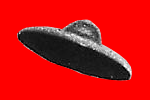
#> input picture images/ufo.bmp, 150 x 100 px
$ python configurate_data.py
#> lines starting #> are read from the running program, lines starting #| are printed output that depends on the picture
import math
import matplotlib.pyplot as plt
import numpy as np
import os
import random

from PIL import Image

import common as c

ufo = ["./images/ufo.bmp"]
sky_files = ["./images/sky/01.JPG",
             "./images/sky/02.JPG",
             "./images/sky/03.JPG",
             "./images/sky/04.JPG",
             "./images/sky/05.JPG",
             "./images/sky/06.JPG",
             "./images/sky/07.JPG",
             "./images/sky/08.JPG",
             "./images/sky/09.JPG",
             "./images/sky/10.JPG"]
test = "./images/ufo/"

def deg2rad(val):
    return val*math.pi/180.0

if __name__ == "__main__":
    # # training data #############################
    ufo_org = Image.open(ufo[0])
#> ufo_org is the input picture: PIL image 150x100 RGB; mean R, G, B 205.4, 18.1, 18.1

    counter = 0
    train_img = []
    train_lbl = []
    for sky_file in sky_files:
        sky = Image.open(sky_file)
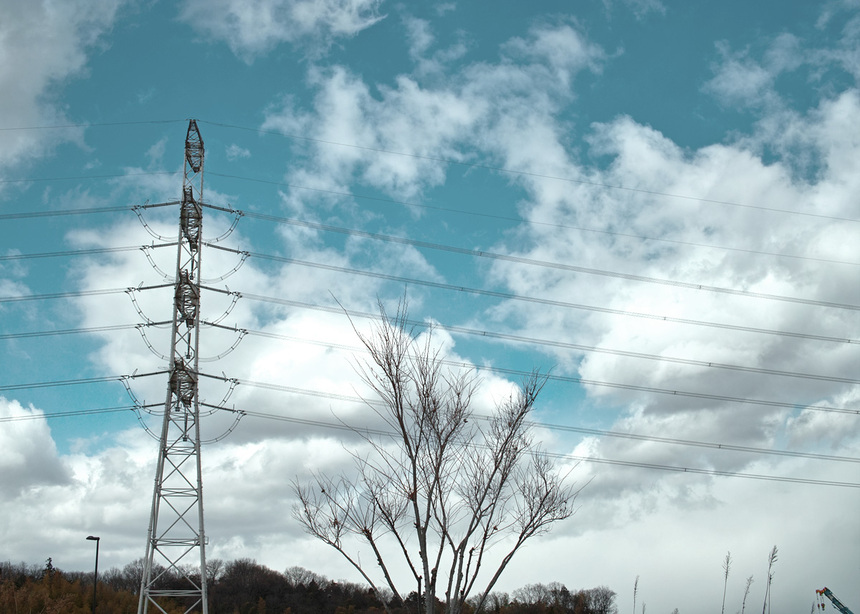
#> input picture images/sky/01.JPG, 860 x 614 px
#> sky is the input picture: PIL image 860x614 RGB; mean R, G, B 148.4, 176.7, 185.4
        sky = sky.convert("L")
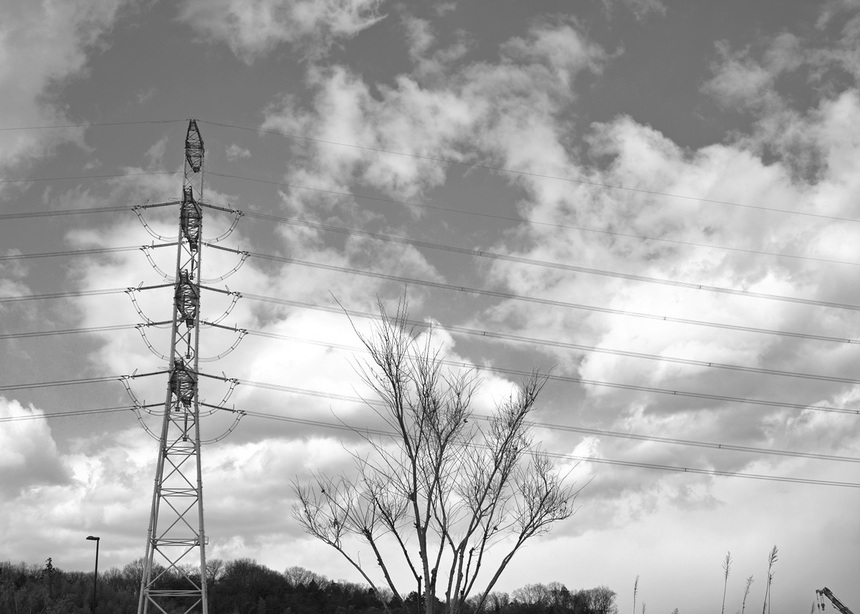
#> sky: PIL image 860x614 L; min 2, max 255, mean 169.2
        max_x = sky.size[0]
#> max_x = 860
        max_y = sky.size[1]
#> max_y = 614

        for n in range(c.DATA_SIZE):
            print("training data, counter = %d"%counter)

            # background
            size = random.randint(int(c.IMG_SIZE/2.0), int(c.IMG_SIZE*2)) #image size
            if(max_x > size):
                org_x = random.randint(0, max_x - size)
                size_x = size
            else:
                org_x = 0
                size_x = max_x
            if(max_y > size):
                org_y = random.randint(0, max_y - size)
                size_y = size
            else:
                org_y = 0
                size_y = max_y
            cropped512 = sky.crop([org_x, org_y, org_x + size_x, org_y + size_y])
            cropped512 = cropped512.resize([c.IMG_SIZE*2, c.IMG_SIZE*2])
            cropped512 = np.array(cropped512)

            # add ufo
            ufo = ufo_org.copy() # copy original image
            rate = random.uniform(0.2, 1.0) # size of 0.5 to 1.0 times
            ufo = ufo.resize([int(ufo.size[0]*rate), int(ufo.size[1]*rate)])
            ufo_gray = np.array(ufo.convert("L"))# gray scale
            ufo = np.array(ufo) # tp array
            bright = np.mean(cropped512)/np.mean(ufo)
            ufo = ufo*bright # adjust brightness

            x = random.randint(0, c.IMG_SIZE*2)
            y = random.randint(0, c.IMG_SIZE*2)
            rot = deg2rad(random.uniform(-30, 30)) # rotation angle
            label512 = np.zeros([c.IMG_SIZE*2, c.IMG_SIZE*2])
            for i in range(ufo.shape[0]):
                for j in range(ufo.shape[1]):
                    if ufo[i, j, 0] != 255 and ufo[i, j, 1] != 0 and ufo[i, j, 2] != 2:
                        rot_i = int(i*math.cos(rot) - j*math.sin(rot) + 0.5)
                        rot_j = int(i*math.sin(rot) + j*math.cos(rot) + 0.5)
                        if 0 <= x + rot_i and x + rot_i < c.IMG_SIZE*2 and 0 <= y + rot_j and y + rot_j < c.IMG_SIZE*2:
                            cropped512[x + rot_i, y + rot_j] = ufo_gray[i, j]
                            label512[x + rot_i, y + rot_j] = 255
            image = np.zeros([c.IMG_SIZE, c.IMG_SIZE])
            label = np.zeros([c.IMG_SIZE, c.IMG_SIZE])
            for i in range(c.IMG_SIZE):
                for j in range(c.IMG_SIZE):
                    image[i, j] = (float(cropped512[2*i, 2*j]) + float(cropped512[2*i + 1, 2*j]) + float(cropped512[2*i, 2*j + 1]) + float(cropped512[2*i + 1, 2*j + 1]))/4.0
                    label[i, j] = (label512[2*i, 2*j] + label512[2*i + 1, 2*j] + label512[2*i, 2*j + 1] + label512[2*i + 1, 2*j + 1])/4.0

            # plot
            fig = plt.figure(figsize=[11, 4])
            plt.subplot(1, 2, 1)
            plt.imshow(image, cmap="gray", vmin=0, vmax=255)
            plt.tick_params(bottom=False, left=False, right=False, top=False,
                labelbottom=False, labelleft=False, labelright=False, labeltop=False)
            plt.subplot(1, 2, 2)
            plt.imshow(label, cmap="gray", vmin=0, vmax=255)
            plt.tick_params(bottom=False, left=False, right=False, top=False,
                labelbottom=False, labelleft=False, labelright=False, labeltop=False)
            plt.show()

            line_img = str(counter)
            line_lbl = str(counter)
            for i in range(c.IMG_SIZE):
                for j in range(c.IMG_SIZE):
                    line_img = line_img + ',' + str(image[i, j])
#> (the run stopped early here; a loop or call above may not have finished)
